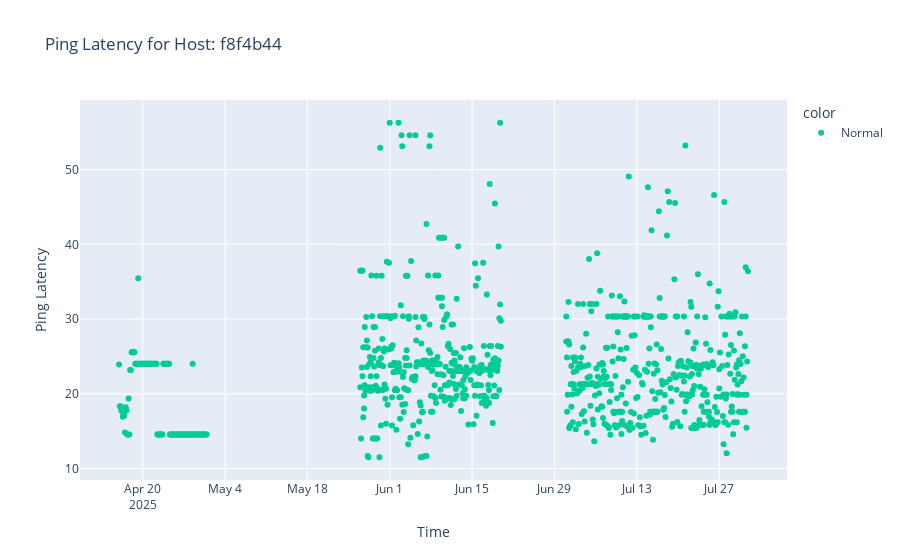

The cell this chart's notebook holds for it:
### Code cell
def choose_random_hostname(clean_data: pd.DataFrame, hostname_col: str = "hostname") -> str:
    """
    Returns a random hostname from clean_data.
    """
    hostnames = clean_data[hostname_col].unique()
    if len(hostnames) == 0:
        raise ValueError("No hostnames found in clean_data.")
    return random.choice(hostnames)

def plot_host_latency(clean_data: pd.DataFrame, hostname: str, time_col: str = "date", latency_col: str = "ping_latency", hostname_col: str = "hostname", predictions_col: str = "predictions"):
    """
    Plots time vs. ping_latency for the specified hostname.
    Points where predictions_col is True are colored orange.
    """
    host_data = clean_data[clean_data[hostname_col] == hostname].copy()
    if host_data.empty:
        print(f"No data found for hostname: {hostname}")
        return
    host_data[time_col] = pd.to_datetime(host_data[time_col])
    # Set color: orange if predictions_col is True, else default
    color = host_data[predictions_col].map(lambda x: "Anomaly" if x else "Normal") if predictions_col in host_data else "Normal"
    fig = px.scatter(
        host_data,
        x=time_col,
        y=latency_col,
        color=color if isinstance(color, pd.Series) else None,
        title=f"Ping Latency for Host: {hostname}",
        labels={time_col: "Time", latency_col: "Ping Latency"},
        color_discrete_map={"orange": "orange", "lightblue": "lightblue"}
    )
    fig.show()

plot_host_latency(clean_data, choose_random_hostname(clean_data))

### Figure 1 — Plotly figure (JSON) as saved in the notebook; plotly's stock layout.template omitted (floating-point values rounded to 4 significant figures; data arrays with more than 128 entries replaced by an {"elided": "..."} marker saying what was removed)
{"data": [{"hovertemplate": "color=Normal<br>Time=%{x}<br>Ping Latency=%{y}<extra></extra>", "legendgroup": "Normal", "marker": {"color": "#00cc96", "symbol": "circle"}, "mode": "markers", "name": "Normal", "orientation": "v", "showlegend": true, "type": "scatter", "x": {"elided": "884 str values"}, "xaxis": "x", "y": {"elided": "884 float values"}, "yaxis": "y"}], "layout": {"legend": {"title": {"text": "color"}, "tracegroupgap": 0}, "title": {"text": "Ping Latency for Host: f8f4b44"}, "xaxis": {"anchor": "y", "domain": [0, 1], "title": {"text": "Time"}}, "yaxis": {"anchor": "x", "domain": [0, 1], "title": {"text": "Ping Latency"}}}}
